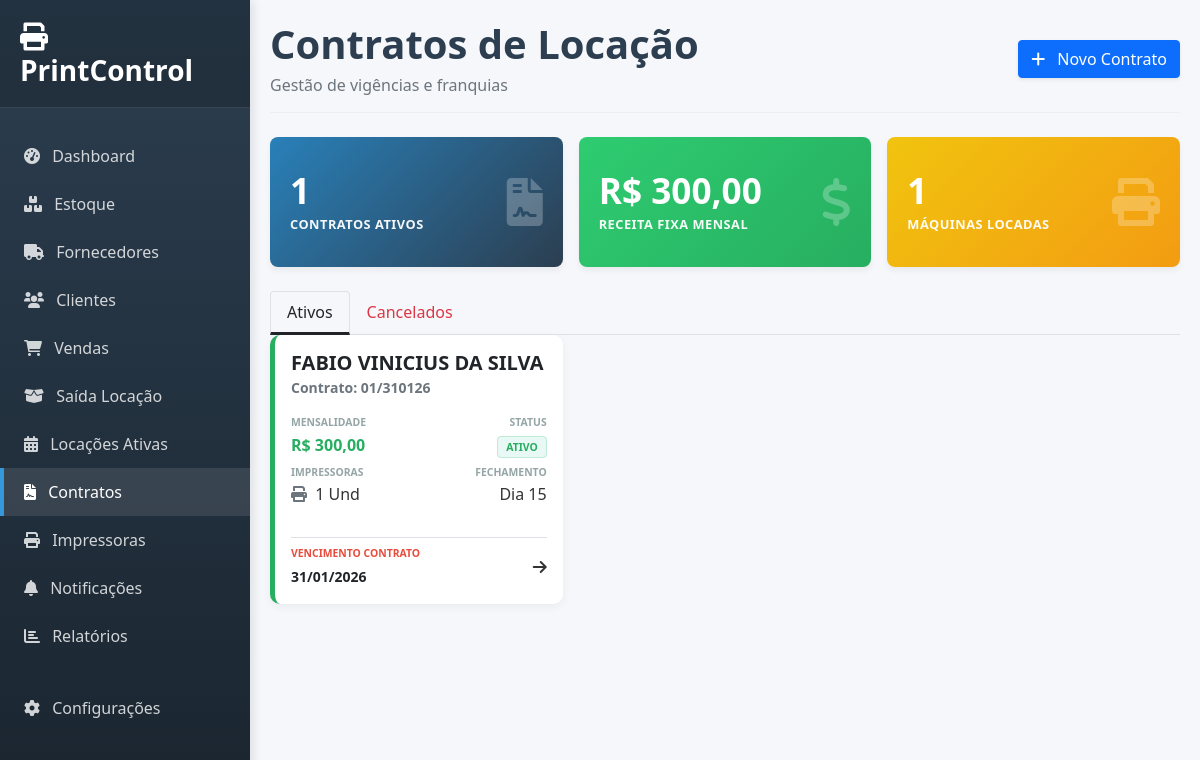
Page /contratos on the committed database.
### app.py (models this page shows)
class Contrato(db.Model):
    id = db.Column(db.Integer, primary_key=True)
    cliente_id = db.Column(db.Integer, db.ForeignKey('cliente.id'), nullable=False)
    cliente = db.relationship('Cliente', backref='contratos')
    numero_contrato = db.Column(db.String(50))
    data_inicio = db.Column(db.Date)
    data_fim = db.Column(db.Date)
    status = db.Column(db.String(20), default='Ativo')
    valor_mensal_total = db.Column(db.Float, default=0.0)
    dia_vencimento = db.Column(db.Integer)
    arquivo_pdf = db.Column(db.String(200))
    justificativa_cancelamento = db.Column(db.Text)
    itens = db.relationship('ContratoItem', backref='contrato', lazy=True)
    franquias = db.relationship('ContratoFranquia', backref='contrato', lazy=True)
    franquia_global_qtde = db.Column(db.Integer, default=0)
    valor_excedente_global = db.Column(db.Float, default=0.0)

class Cliente(db.Model):
    id = db.Column(db.Integer, primary_key=True)
    nome = db.Column(db.String(100), nullable=False)
    tipo_pessoa = db.Column(db.String(20))
    documento = db.Column(db.String(20))
    endereco = db.Column(db.String(200))
    telefone = db.Column(db.String(20))
    email = db.Column(db.String(100))
    data_fechamento = db.Column(db.Integer)
    observacao = db.Column(db.Text)

### app.py (the view)
@app.route('/contratos')
def contratos():
    impressoras_todas = Impressora.query.filter(
        or_(
            Impressora.status == 'Disponível',
            Impressora.status == 'Locada'
        )
    ).order_by(Impressora.localizacao, Impressora.modelo).all()
    contratos_ativos = Contrato.query.filter_by(status='Ativo').order_by(Contrato.valor_mensal_total.desc()).all()
    contratos_cancelados = Contrato.query.filter_by(status='Cancelado').order_by(Contrato.data_fim.desc()).all()
    clientes = Cliente.query.order_by(Cliente.nome).all()
    total_ativos = len(contratos_ativos)
    valor_total_mensal = sum(c.valor_mensal_total for c in contratos_ativos)
    impressoras_locadas = Impressora.query.filter_by(status='Locada').count()
    return render_template('contratos.html',
                           contratos_ativos=contratos_ativos,
                           contratos_cancelados=contratos_cancelados,
                           clientes=clientes,
                           impressoras_todas=impressoras_todas,
                           total_ativos=total_ativos,
                           valor_total_mensal=valor_total_mensal,
                           impressoras_locadas=impressoras_locadas,
                           hoje=datetime.now().date())

### app.py (called while the page is built)
@app.template_filter('currency')
def currency_filter(value):
    if value is None: value = 0
    return "R$ {:,.2f}".format(value).replace(",", "X").replace(".", ",").replace("X", ".")

@app.context_processor
def utility_processor():
    try:
        config = Configuracao.query.first()
        if not config:
            config = Configuracao()
            db.session.add(config)
            db.session.commit()
        return dict(hoje=datetime.now(), config=config)
    except:
        return dict(hoje=datetime.now(), config=None)

### templates/contratos.html (shortened to what this page needs)
{% extends "base.html" %}
{% block content %}
<div id="contratos-page" class="page-content active">
    <div class="page-header d-flex justify-content-between align-items-center mb-4">
        <div>
            <h1 class="page-title">Contratos de Locação</h1>
            <p class="text-muted mb-0">Gestão de vigências e franquias</p>
        </div>
        <button class="btn btn-primary shadow-sm" onclick="abrirModalNovo()">
            <i class="fas fa-plus me-2"></i> Novo Contrato
        </button>
    </div>
    <div class="row g-3 mb-4">
        <div class="col-md-4">
            <div class="card card-overview bg-gradient-primary">
                <div class="d-flex justify-content-between align-items-center h-100">
                    <div><h3>{{ total_ativos }}</h3><small>Contratos Ativos</small></div>
                    <i class="fas fa-file-contract fa-3x opacity-25"></i>
                </div>
            </div>
        </div>
        <div class="col-md-4">
            <div class="card card-overview bg-gradient-success">
                <div class="d-flex justify-content-between align-items-center h-100">
                    <div><h3>{{ valor_total_mensal | currency }}</h3><small>Receita Fixa Mensal</small></div>
                    <i class="fas fa-dollar-sign fa-3x opacity-25"></i>
                </div>
            </div>
        </div>
        <div class="col-md-4">
            <div class="card card-overview bg-gradient-warning">
                <div class="d-flex justify-content-between align-items-center h-100">
                    <div><h3>{{ impressoras_locadas }}</h3><small>Máquinas Locadas</small></div>
                    <i class="fas fa-print fa-3x opacity-25"></i>
                </div>
            </div>
        </div>
    </div>
    <ul class="nav nav-tabs" id="myTab">
        <li class="nav-item"><a class="nav-link active" data-bs-toggle="tab" href="#tabAtivos">Ativos</a></li>
        <li class="nav-item"><a class="nav-link text-danger" data-bs-toggle="tab" href="#tabCancelados">Cancelados</a></li>
    </ul>
    <div class="tab-content">
        <div class="tab-pane fade show active" id="tabAtivos">
            <div class="row g-3">
                {% for c in contratos_ativos %}
                <div class="col-md-4">
                    <div class="card contrato-card border-class-A h-100" onclick="verDetalhes('{{ c.id }}')">
                        <div class="card-body p-3 d-flex flex-column">
                            <div class="mb-3">
                                <h5 class="fw-bold text-dark mb-0 text-truncate" title="{{ c.cliente.nome }}">{{ c.cliente.nome }}</h5>
                                <small class="text-muted fw-bold">Contrato: {{ c.numero_contrato }}</small>
                            </div>
                            <div class="row g-2 mb-3">
                                <div class="col-6">
                                    <span class="info-label">Mensalidade</span>
                                    <span class="info-value-big">{{ c.valor_mensal_total | currency }}</span>
                                </div>
                                <div class="col-6 text-end">
                                    <span class="info-label">Status</span>
                                    <span class="badge-status-card bg-status-ativo">{{ c.status }}</span>
                                </div>
                                <div class="col-6 mt-2">
                                    <span class="info-label">Impressoras</span>
                                    <span class="info-value"><i class="fas fa-print me-1 text-muted"></i> {{ c.itens|length }} Und</span>
                                </div>
                                <div class="col-6 mt-2 text-end">
                                    <span class="info-label">Fechamento</span>
                                    <span class="info-value">Dia {{ c.cliente.data_fechamento if c.cliente.data_fechamento else '-' }}</span>
                                </div>
                            </div>
                            <div class="mt-auto pt-2 border-top d-flex justify-content-between align-items-center">
                                <div>
                                    <span class="info-label" style="color: #e74c3c;">Vencimento Contrato</span>
                                    <span class="fw-bold text-dark small">{{ c.data_fim.strftime('%d/%m/%Y') }}</span>
                                </div>
                                <div class="btn-detalhes-icon"><i class="fas fa-arrow-right"></i></div>
                            </div>
                        </div>
                    </div>
                </div>
                {% else %}
                <div class="col-12 text-center py-5 text-muted"><p>Nenhum contrato ativo encontrado.</p></div>
                {% endfor %}
            </div>
        </div>
    </div>
</div>
{% endblock %}

### templates/base.html (style rules this page uses)
:root { --primary-color: #2c3e50; --secondary-color: #3498db; --success-color: #27ae60; --warning-color: #f39c12; --danger-color: #e74c3c; --purple-color: #9b59b6; --light-color: #f8f9fa; }
body { font-family: 'Segoe UI', sans-serif; background-color: #f5f7fa; color: #333; }
.card { border-radius: 10px; border: none; box-shadow: 0 5px 15px rgba(0, 0, 0, 0.08); margin-bottom: 24px; }
.page-header { margin-bottom: 25px; border-bottom: 1px solid #eee; padding-bottom: 15px; }

### templates/contratos.html (style rules this page uses)
.page-title { color: #2C3E50 !important; font-family: 'Segoe UI', sans-serif; font-weight: 700; margin-bottom: 5px; }
.card-overview { border: none; border-radius: 8px; box-shadow: 0 4px 6px rgba(0,0,0,0.05); color: white; padding: 20px; transition: transform 0.2s; position: relative; overflow: hidden; height: 100%; }
.card-overview h3 { font-weight: 700; font-size: 2.2rem; margin: 0; }
.card-overview small { text-transform: uppercase; font-size: 0.8rem; letter-spacing: 0.5px; opacity: 0.95; font-weight: 600; }
.bg-gradient-primary { background: linear-gradient(135deg, #2980b9, #2c3e50); }
.bg-gradient-success { background: linear-gradient(135deg, #2ecc71, #27ae60); }
.bg-gradient-warning { background: linear-gradient(135deg, #f1c40f, #f39c12); }
.contrato-card { border: none; border-radius: 10px; background: white; box-shadow: 0 3px 10px rgba(0,0,0,0.05); margin-bottom: 15px; transition: all 0.3s; cursor: pointer; position: relative; border-left: 5px solid #ccc; overflow: hidden; }
.border-class-A { border-left-color: #27ae60 !important; }
.info-label { font-size: 0.65rem; text-transform: uppercase; color: #95a5a6; font-weight: 700; display: block; margin-bottom: 2px; }
.info-value-big { font-size: 1rem; font-weight: 700; color: #27ae60; }
.badge-status-card { font-size: 0.65rem; padding: 3px 8px; border-radius: 4px; text-transform: uppercase; font-weight: 700; }
.bg-status-ativo { background-color: #e8f8f5; color: #27ae60; border: 1px solid rgba(39, 174, 96, 0.2); }
.nav-tabs .nav-link { color: #6c757d; }
.nav-tabs .nav-link.active { color: #212529 !important; border-bottom: 3px solid #212529 !important; background: transparent; }

### rows in the picture
Contrato: cliente.nome "FABIO VINICIUS DA SILVA", numero_contrato "01/310126", valor_mensal_total "R$ 300,00", status "ATIVO", itens|length "1", cliente "15", data_fim "31/01/2026"

### other values in the picture
{{ total_ativos }} "1"
{{ valor_total_mensal | currency }} "R$ 300,00"
{{ impressoras_locadas }} "1"
